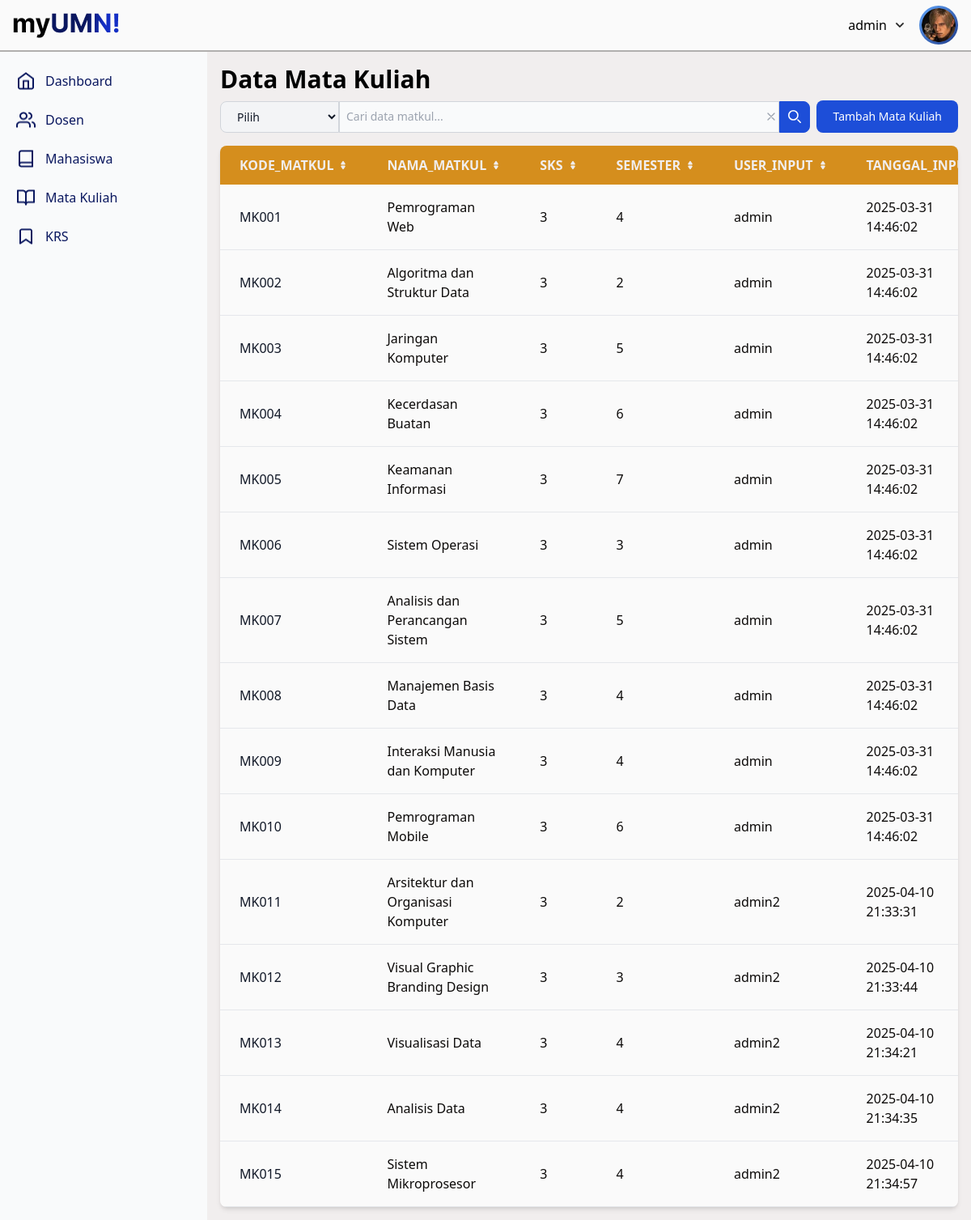
The app's page /project/menu?page=matakuliah (signed in) with its own data.
### tables this page shows
CREATE TABLE `matakuliah` (
  `kode_matkul` varchar(20) NOT NULL,
  `nama_matkul` varchar(100) DEFAULT NULL,
  `sks` int(11) DEFAULT NULL,
  `semester` int(11) DEFAULT NULL,
  `user_input` varchar(50) DEFAULT NULL,
  `tanggal_input` timestamp NOT NULL DEFAULT current_timestamp()
);

### project/components/table.php (the view, shortened to what this page needs)
<?php
function render_table($result, $actions = []) {
    echo "<div class='relative overflow-x-auto shadow-md sm:rounded-lg mt-4'>";
    echo "<table class='w-full text-sm text-left rtl:text-right text-gray-500'>";
    echo "<thead class='text-base text-gray-700 uppercase bg-[#D58E1D]'>";
    echo "<tr>";
    while ($fieldinfo = mysqli_fetch_field($result)) {
        $fieldName = $fieldinfo->name;
        $params = $_GET;
        $params['sort'] = $fieldName;
        $params['dir'] = (($_GET['sort'] ?? '') === $fieldName && ($_GET['dir'] ?? 'asc') === 'asc') ? 'desc' : 'asc';
        $sortUrl = '?' . http_build_query($params);
        echo "<th scope='col' class='px-6 py-3 text-[#F1EEEE]'>";
        echo "<div class='flex items-center'>";
        echo "<a href=\"$sortUrl\" class='flex items-center hover:underline'>" . ucfirst($fieldName) . "
            <svg class='w-3 h-3 ms-1.5' xmlns='http://www.w3.org/2000/svg' fill='currentColor' viewBox='0 0 24 24'>
                <path d='M8.574 11.024h6.852a2.075 2.075 0 0 0 1.847-1.086 1.9 1.9 0 0 0-.11-1.986L13.736 2.9a2.122 2.122 0 0 0-3.472 0L6.837 7.952a1.9 1.9 0 0 0-.11 1.986 2.074 2.074 0 0 0 1.847 1.086Zm6.852 1.952H8.574a2.072 2.072 0 0 0-1.847 1.087 1.9 1.9 0 0 0 .11 1.985l3.426 5.05a2.123 2.123 0 0 0 3.472 0l3.427-5.05a1.9 1.9 0 0 0 .11-1.985 2.074 2.074 0 0 0-1.846-1.087Z'/>
            </svg></a>";
        echo "</div>";
        echo "</th>";
    }
    echo "</tr>";
    echo "</thead>";
    echo "<tbody class='text-base'>";
    while ($row = mysqli_fetch_assoc($result)) {
        echo "<tr class='bg-[#FAFAFA] border-b border-gray-200'>";
        $isFirst = true;
        foreach ($row as $value) {
            if ($isFirst) {
                echo "<th scope='row' class='px-6 py-4 font-medium text-gray-900 whitespace-nowrap'>" . htmlspecialchars($value) . "</th>";
                $isFirst = false;
            } else {
                echo "<td class='px-6 py-4 text-stone-950'>" . htmlspecialchars($value) . "</td>";
            }
        }
        echo "</tr>";
    }
    echo "</tbody>";
    echo "</table>";
    echo "</div>";
}
?>

### records on screen
matakuliah: kode_matkul "MK001", nama_matkul "Pemrograman Web", sks "3", semester "4", user_input "admin", tanggal_input "2025-03-31 14:46:02"
matakuliah: kode_matkul "MK002", nama_matkul "Algoritma dan Struktur Data", sks "3", semester "2", user_input "admin", tanggal_input "2025-03-31 14:46:02"
matakuliah: kode_matkul "MK003", nama_matkul "Jaringan Komputer", sks "3", semester "5", user_input "admin", tanggal_input "2025-03-31 14:46:02"
matakuliah: kode_matkul "MK004", nama_matkul "Kecerdasan Buatan", sks "3", semester "6", user_input "admin", tanggal_input "2025-03-31 14:46:02"
matakuliah: kode_matkul "MK005", nama_matkul "Keamanan Informasi", sks "3", semester "7", user_input "admin", tanggal_input "2025-03-31 14:46:02"
matakuliah: kode_matkul "MK006", nama_matkul "Sistem Operasi", value "3", user_input "admin", tanggal_input "2025-03-31 14:46:02"
matakuliah: kode_matkul "MK007", nama_matkul "Analisis dan Perancangan Sistem", sks "3", semester "5", user_input "admin", tanggal_input "2025-03-31 14:46:02"
matakuliah: kode_matkul "MK008", nama_matkul "Manajemen Basis Data", sks "3", semester "4", user_input "admin", tanggal_input "2025-03-31 14:46:02"
matakuliah: kode_matkul "MK009", nama_matkul "Interaksi Manusia dan Komputer", sks "3", semester "4", user_input "admin", tanggal_input "2025-03-31 14:46:02"
matakuliah: kode_matkul "MK010", nama_matkul "Pemrograman Mobile", sks "3", semester "6", user_input "admin", tanggal_input "2025-03-31 14:46:02"
matakuliah: kode_matkul "MK011", nama_matkul "Arsitektur dan Organisasi Komputer", sks "3", semester "2", user_input "admin2", tanggal_input "2025-04-10 21:33:31"
matakuliah: kode_matkul "MK012", nama_matkul "Visual Graphic Branding Design", value "3", user_input "admin2", tanggal_input "2025-04-10 21:33:44"
matakuliah: kode_matkul "MK013", nama_matkul "Visualisasi Data", sks "3", semester "4", user_input "admin2", tanggal_input "2025-04-10 21:34:21"
matakuliah: kode_matkul "MK014", nama_matkul "Analisis Data", sks "3", semester "4", user_input "admin2", tanggal_input "2025-04-10 21:34:35"
matakuliah: kode_matkul "MK015", nama_matkul "Sistem Mikroprosesor", sks "3", semester "4", user_input "admin2", tanggal_input "2025-04-10 21:34:57"

### other values on screen
$username "admin"
$item['name'] "Dashboard"
$item['name'] "Dosen"
$item['name'] "Mahasiswa"
$item['name'] "Mata Kuliah"
$item['name'] "KRS"
$fieldName "KODE_MATKUL"
$fieldName "NAMA_MATKUL"
$fieldName "SKS"
$fieldName "SEMESTER"
$fieldName "USER_INPUT"
